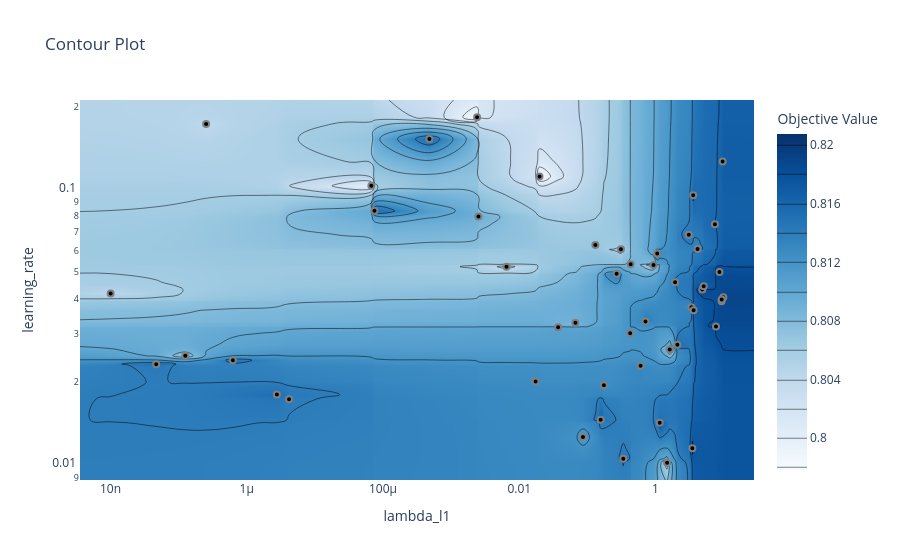

Write notebook code for a chart like this one.
### Markdown cell above
Здесь разница между lambda_l1 и lambda_l2 ещё сильнее. У lambda_l1 важность = 0.47, а у lambda_l2 (<0.03)

### Code cell
fig = plot_contour(study, params=['lambda_l1', 'learning_rate'])
fig.show()
